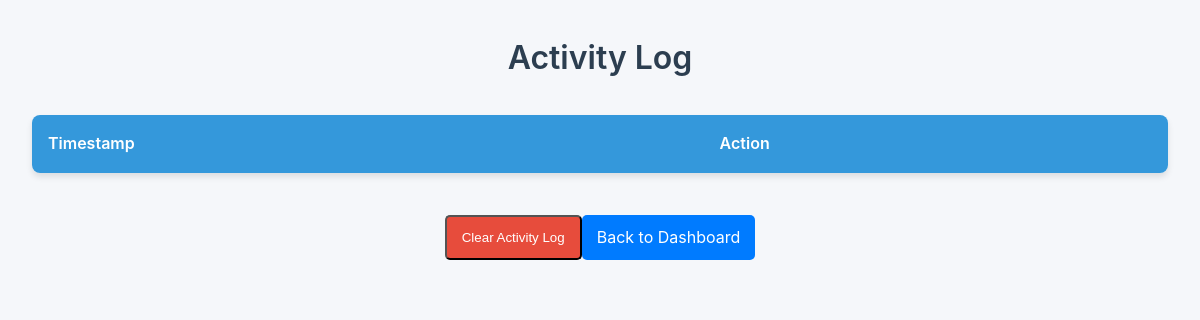
The page /activity-log/ (signed in) on the database as committed earlier.
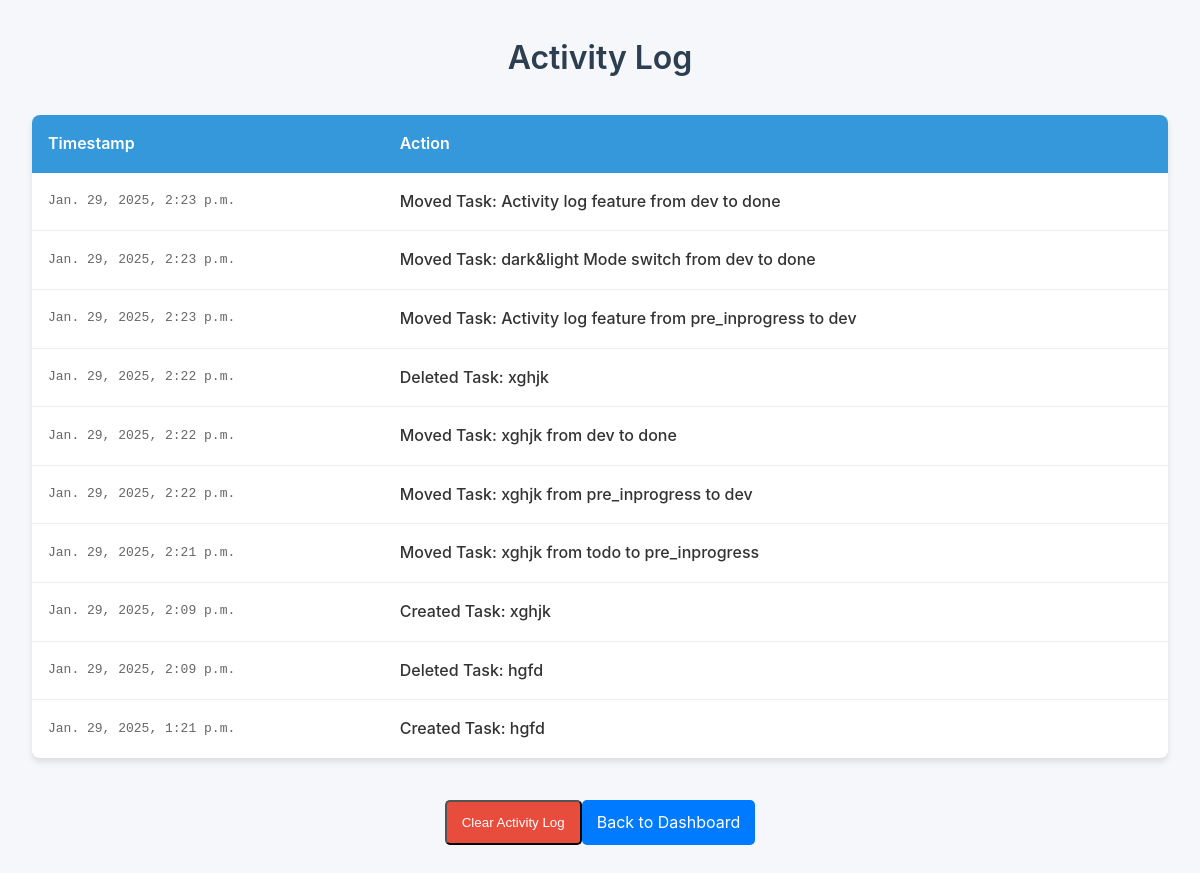
The same page on the database as committed later.
### kanban/models.py (models this page shows, shortened)
class ActivityLog(models.Model):
    user = models.ForeignKey(User, on_delete=models.CASCADE)
    action = models.CharField(max_length=255)  # Stores action text
    timestamp = models.DateTimeField(auto_now_add=True)  # Auto timestamp

### kanban/views.py (the view)
# urls.py: path('activity-log/', views.activity_log, name='activity_log'),
def activity_log(request):
    logs = ActivityLog.objects.filter(user=request.user).order_by('-timestamp')
    return render(request, 'activity_log.html', {'logs': logs})

### kanban/templates/activity_log.html (shortened to what this page needs)
<!DOCTYPE html>
<html lang="en">
  <head>
  </head>
  <body>
    <h1>Activity Log</h1>
    <table>
      <tr>
        <th>Timestamp</th>
        <th>Action</th>
      </tr>
      {% for log in logs %}
      <tr>
        <td>{{ log.timestamp }}</td>
        <td>{{ log.action }}</td>
      </tr>
      {% endfor %}
    </table>
    <form method="post" action="{% url 'delete_logs' %}">
      <button type="submit" mt-3>Clear Activity Log</button>
      <a href="{% url 'dashboard' %}" class="btn">Back to Dashboard</a>
    </form>
  </body>
</html>

Rows that differ between the two databases and show on the page:
added ActivityLog: timestamp "Jan. 29, 2025, 2:23 p.m.", action "Moved Task: Activity log feature from dev to done"
added ActivityLog: timestamp "Jan. 29, 2025, 2:23 p.m.", action "Moved Task: dark&light Mode switch from dev to done"
added ActivityLog: timestamp "Jan. 29, 2025, 2:23 p.m.", action "Moved Task: Activity log feature from pre_inprogress to dev"
added ActivityLog: timestamp "Jan. 29, 2025, 2:22 p.m.", action "Deleted Task: xghjk"
added ActivityLog: timestamp "Jan. 29, 2025, 2:22 p.m.", action "Moved Task: xghjk from dev to done"
added ActivityLog: timestamp "Jan. 29, 2025, 2:22 p.m.", action "Moved Task: xghjk from pre_inprogress to dev"
added ActivityLog: timestamp "Jan. 29, 2025, 2:21 p.m.", action "Moved Task: xghjk from todo to pre_inprogress"
added ActivityLog: timestamp "Jan. 29, 2025, 2:09 p.m.", action "Created Task: xghjk"
added ActivityLog: timestamp "Jan. 29, 2025, 2:09 p.m.", action "Deleted Task: hgfd"
added ActivityLog: timestamp "Jan. 29, 2025, 1:21 p.m.", action "Created Task: hgfd"
